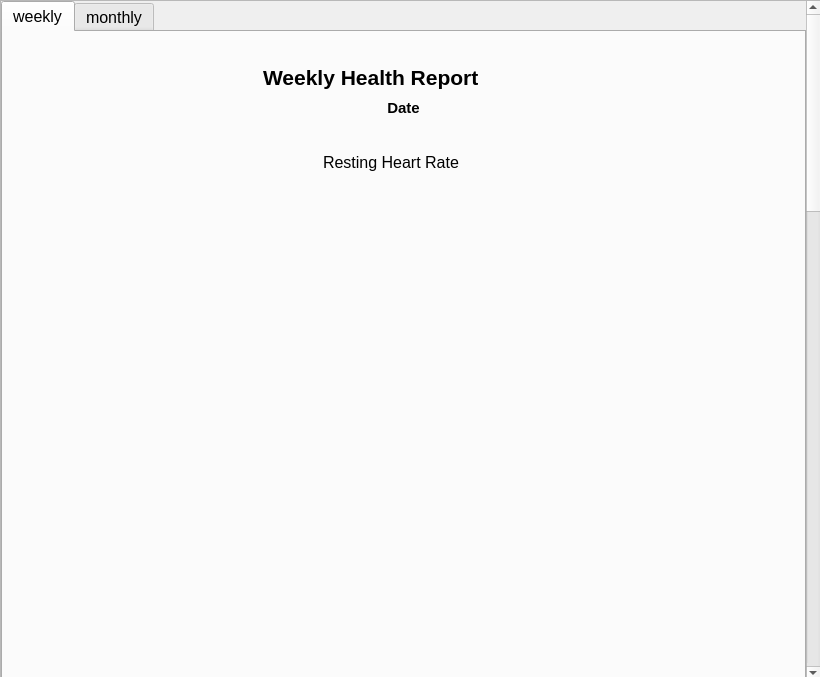
<?xml version="1.0" encoding="UTF-8"?>
<ui version="4.0">
 <class>Dialog</class>
 <widget class="QDialog" name="Dialog">
  <property name="geometry">
   <rect>
    <x>0</x>
    <y>0</y>
    <width>820</width>
    <height>677</height>
   </rect>
  </property>
  <property name="windowTitle">
   <string>Dialog</string>
  </property>
  <widget class="QScrollArea" name="scrollArea">
   <property name="enabled">
    <bool>true</bool>
   </property>
   <property name="geometry">
    <rect>
     <x>0</x>
     <y>0</y>
     <width>821</width>
     <height>681</height>
    </rect>
   </property>
   <property name="widgetResizable">
    <bool>true</bool>
   </property>
   <widget class="QWidget" name="scrollAreaWidgetContents">
    <property name="geometry">
     <rect>
      <x>0</x>
      <y>0</y>
      <width>802</width>
      <height>2250</height>
     </rect>
    </property>
    <property name="minimumSize">
     <size>
      <width>795</width>
      <height>2250</height>
     </size>
    </property>
    <property name="maximumSize">
     <size>
      <width>16777215</width>
      <height>16777215</height>
     </size>
    </property>
    <layout class="QHBoxLayout" name="horizontalLayout_2">
     <property name="spacing">
      <number>0</number>
     </property>
     <property name="leftMargin">
      <number>0</number>
     </property>
     <property name="topMargin">
      <number>0</number>
     </property>
     <property name="rightMargin">
      <number>0</number>
     </property>
     <property name="bottomMargin">
      <number>0</number>
     </property>
     <item>
      <widget class="QTabWidget" name="tabWidget">
       <property name="font">
        <font>
         <family>Arial</family>
         <pointsize>12</pointsize>
        </font>
       </property>
       <property name="currentIndex">
        <number>0</number>
       </property>
       <property name="usesScrollButtons">
        <bool>true</bool>
       </property>
       <widget class="QWidget" name="weekly">
        <attribute name="title">
         <string>weekly</string>
        </attribute>
        <widget class="QLabel" name="week_bm_label">
         <property name="geometry">
          <rect>
           <x>370</x>
           <y>1510</y>
           <width>71</width>
           <height>31</height>
          </rect>
         </property>
         <property name="text">
          <string>Weight</string>
         </property>
         <property name="alignment">
          <set>Qt::AlignCenter</set>
         </property>
        </widget>
        <widget class="QLabel" name="week_hr_text">
         <property name="geometry">
          <rect>
           <x>40</x>
           <y>650</y>
           <width>711</width>
           <height>131</height>
          </rect>
         </property>
         <property name="font">
          <font>
           <family>Arial</family>
           <pointsize>11</pointsize>
          </font>
         </property>
         <property name="text">
          <string>TextLabel</string>
         </property>
        </widget>
        <widget class="QLabel" name="week_hr_graph">
         <property name="geometry">
          <rect>
           <x>0</x>
           <y>150</y>
           <width>800</width>
           <height>480</height>
          </rect>
         </property>
         <property name="text">
          <string/>
         </property>
         <property name="pixmap">
          <pixmap>../../../model/result/health_report_img/weekly_trends_hr.jpg</pixmap>
         </property>
         <property name="scaledContents">
          <bool>true</bool>
         </property>
        </widget>
        <widget class="QLabel" name="week_time">
         <property name="geometry">
          <rect>
           <x>270</x>
           <y>60</y>
           <width>261</width>
           <height>31</height>
          </rect>
         </property>
         <property name="font">
          <font>
           <family>Arial</family>
           <pointsize>11</pointsize>
           <weight>75</weight>
           <bold>true</bold>
          </font>
         </property>
         <property name="text">
          <string>Date</string>
         </property>
         <property name="alignment">
          <set>Qt::AlignCenter</set>
         </property>
        </widget>
        <widget class="QLabel" name="week_bp_text">
         <property name="geometry">
          <rect>
           <x>40</x>
           <y>1330</y>
           <width>711</width>
           <height>131</height>
          </rect>
         </property>
         <property name="font">
          <font>
           <family>Arial</family>
           <pointsize>11</pointsize>
          </font>
         </property>
         <property name="text">
          <string>TextLabel</string>
         </property>
        </widget>
        <widget class="QLabel" name="week_hr_label">
         <property name="geometry">
          <rect>
           <x>320</x>
           <y>115</y>
           <width>171</width>
           <height>31</height>
          </rect>
         </property>
         <property name="text">
          <string>Resting Heart Rate</string>
         </property>
        </widget>
        <widget class="QLabel" name="week_bm_text">
         <property name="geometry">
          <rect>
           <x>40</x>
           <y>2040</y>
           <width>711</width>
           <height>121</height>
          </rect>
         </property>
         <property name="font">
          <font>
           <family>Arial</family>
           <pointsize>11</pointsize>
          </font>
         </property>
         <property name="text">
          <string>TextLabel</string>
         </property>
        </widget>
        <widget class="QLabel" name="week_label">
         <property name="geometry">
          <rect>
           <x>260</x>
           <y>20</y>
           <width>291</width>
           <height>51</height>
          </rect>
         </property>
         <property name="font">
          <font>
           <family>Arial</family>
           <pointsize>16</pointsize>
           <weight>75</weight>
           <bold>true</bold>
          </font>
         </property>
         <property name="text">
          <string>Weekly Health Report</string>
         </property>
        </widget>
        <widget class="QLabel" name="week_bm_graph">
         <property name="geometry">
          <rect>
           <x>0</x>
           <y>1540</y>
           <width>800</width>
           <height>480</height>
          </rect>
         </property>
         <property name="text">
          <string/>
         </property>
         <property name="pixmap">
          <pixmap>../../../model/result/health_report_img/weekly_trends_hr.jpg</pixmap>
         </property>
         <property name="scaledContents">
          <bool>true</bool>
         </property>
        </widget>
        <widget class="QLabel" name="week_bp_graph">
         <property name="geometry">
          <rect>
           <x>0</x>
           <y>840</y>
           <width>800</width>
           <height>480</height>
          </rect>
         </property>
         <property name="text">
          <string/>
         </property>
         <property name="pixmap">
          <pixmap>../../../model/result/health_report_img/weekly_trends_hr.jpg</pixmap>
         </property>
         <property name="scaledContents">
          <bool>true</bool>
         </property>
        </widget>
        <widget class="QLabel" name="week_bp_label">
         <property name="geometry">
          <rect>
           <x>340</x>
           <y>820</y>
           <width>141</width>
           <height>16</height>
          </rect>
         </property>
         <property name="text">
          <string>Blood Pressure</string>
         </property>
        </widget>
       </widget>
       <widget class="QWidget" name="monthly">
        <attribute name="title">
         <string>monthly</string>
        </attribute>
        <widget class="QLabel" name="month_bm_label">
         <property name="geometry">
          <rect>
           <x>370</x>
           <y>1500</y>
           <width>71</width>
           <height>31</height>
          </rect>
         </property>
         <property name="text">
          <string>Weight</string>
         </property>
         <property name="alignment">
          <set>Qt::AlignCenter</set>
         </property>
        </widget>
        <widget class="QLabel" name="month_bp_label">
         <property name="geometry">
          <rect>
           <x>340</x>
           <y>820</y>
           <width>141</width>
           <height>16</height>
          </rect>
         </property>
         <property name="text">
          <string>Blood Pressure</string>
         </property>
        </widget>
        <widget class="QLabel" name="month_time">
         <property name="geometry">
          <rect>
           <x>270</x>
           <y>60</y>
           <width>261</width>
           <height>31</height>
          </rect>
         </property>
         <property name="font">
          <font>
           <family>Arial</family>
           <pointsize>11</pointsize>
           <weight>75</weight>
           <bold>true</bold>
          </font>
         </property>
         <property name="text">
          <string>Date</string>
         </property>
         <property name="alignment">
          <set>Qt::AlignCenter</set>
         </property>
        </widget>
        <widget class="QLabel" name="month_hr_label">
         <property name="geometry">
          <rect>
           <x>320</x>
           <y>115</y>
           <width>171</width>
           <height>31</height>
          </rect>
         </property>
         <property name="text">
          <string>Resting Heart Rate</string>
         </property>
        </widget>
        <widget class="QLabel" name="month_bp_graph">
         <property name="geometry">
          <rect>
           <x>0</x>
           <y>840</y>
           <width>800</width>
           <height>480</height>
          </rect>
         </property>
         <property name="text">
          <string/>
         </property>
         <property name="pixmap">
          <pixmap>../../../model/result/health_report_img/weekly_trends_hr.jpg</pixmap>
         </property>
         <property name="scaledContents">
          <bool>true</bool>
         </property>
        </widget>
        <widget class="QLabel" name="month_bm_text">
         <property name="geometry">
          <rect>
           <x>40</x>
           <y>2030</y>
           <width>711</width>
           <height>121</height>
          </rect>
         </property>
         <property name="font">
          <font>
           <family>Arial</family>
           <pointsize>11</pointsize>
          </font>
         </property>
         <property name="text">
          <string>TextLabel</string>
         </property>
        </widget>
        <widget class="QLabel" name="month_hr_graph">
         <property name="geometry">
          <rect>
           <x>0</x>
           <y>150</y>
           <width>800</width>
           <height>480</height>
          </rect>
         </property>
         <property name="text">
          <string/>
         </property>
         <property name="pixmap">
          <pixmap>../../../model/result/health_report_img/weekly_trends_hr.jpg</pixmap>
         </property>
         <property name="scaledContents">
          <bool>true</bool>
         </property>
        </widget>
        <widget class="QLabel" name="month_hr_text">
         <property name="geometry">
          <rect>
           <x>40</x>
           <y>650</y>
           <width>711</width>
           <height>131</height>
          </rect>
         </property>
         <property name="font">
          <font>
           <family>Arial</family>
           <pointsize>11</pointsize>
          </font>
         </property>
         <property name="text">
          <string>TextLabel</string>
         </property>
        </widget>
        <widget class="QLabel" name="month_bm_graph">
         <property name="geometry">
          <rect>
           <x>0</x>
           <y>1530</y>
           <width>800</width>
           <height>480</height>
          </rect>
         </property>
         <property name="text">
          <string/>
         </property>
         <property name="pixmap">
          <pixmap>../../../model/result/health_report_img/weekly_trends_hr.jpg</pixmap>
         </property>
         <property name="scaledContents">
          <bool>true</bool>
         </property>
        </widget>
        <widget class="QLabel" name="month_bp_text">
         <property name="geometry">
          <rect>
           <x>40</x>
           <y>1340</y>
           <width>711</width>
           <height>131</height>
          </rect>
         </property>
         <property name="font">
          <font>
           <family>Arial</family>
           <pointsize>11</pointsize>
          </font>
         </property>
         <property name="text">
          <string>TextLabel</string>
         </property>
        </widget>
        <widget class="QLabel" name="month_label">
         <property name="geometry">
          <rect>
           <x>250</x>
           <y>20</y>
           <width>301</width>
           <height>51</height>
          </rect>
         </property>
         <property name="font">
          <font>
           <family>Arial</family>
           <pointsize>16</pointsize>
           <weight>75</weight>
           <bold>true</bold>
          </font>
         </property>
         <property name="text">
          <string>Monthly Health Report</string>
         </property>
        </widget>
       </widget>
      </widget>
     </item>
    </layout>
   </widget>
  </widget>
 </widget>
 <resources/>
 <connections/>
</ui>
